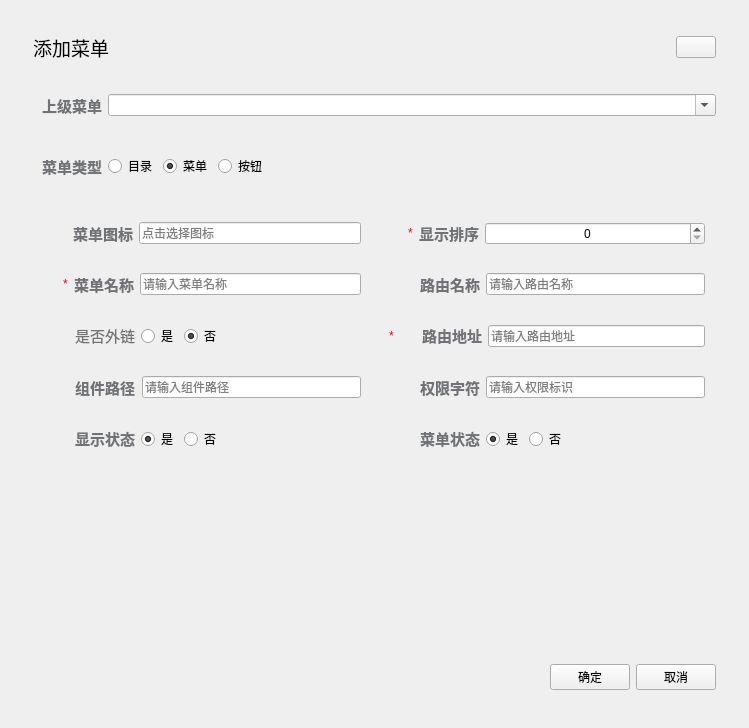
<?xml version="1.0" encoding="UTF-8"?>
<ui version="4.0">
 <class>MenuEditDlgClass</class>
 <widget class="QWidget" name="MenuEditDlgClass">
  <property name="geometry">
   <rect>
    <x>0</x>
    <y>0</y>
    <width>749</width>
    <height>728</height>
   </rect>
  </property>
  <property name="minimumSize">
   <size>
    <width>749</width>
    <height>0</height>
   </size>
  </property>
  <property name="maximumSize">
   <size>
    <width>749</width>
    <height>16777215</height>
   </size>
  </property>
  <property name="windowTitle">
   <string>MenuAddDlg</string>
  </property>
  <property name="styleSheet">
   <string notr="true"/>
  </property>
  <layout class="QVBoxLayout" name="verticalLayout">
   <item>
    <widget class="QWidget" name="container" native="true">
     <layout class="QVBoxLayout" name="verticalLayout_2">
      <item>
       <widget class="QWidget" name="widget" native="true">
        <property name="minimumSize">
         <size>
          <width>0</width>
          <height>50</height>
         </size>
        </property>
        <property name="maximumSize">
         <size>
          <width>16777215</width>
          <height>50</height>
         </size>
        </property>
        <layout class="QHBoxLayout" name="horizontalLayout">
         <item>
          <widget class="QLabel" name="label">
           <property name="text">
            <string>&lt;html&gt;&lt;head/&gt;&lt;body&gt;&lt;p&gt;&lt;span style=&quot; font-size:14pt;&quot;&gt;添加菜单&lt;/span&gt;&lt;/p&gt;&lt;/body&gt;&lt;/html&gt;</string>
           </property>
          </widget>
         </item>
         <item>
          <spacer name="horizontalSpacer">
           <property name="orientation">
            <enum>Qt::Orientation::Horizontal</enum>
           </property>
           <property name="sizeHint" stdset="0">
            <size>
             <width>529</width>
             <height>20</height>
            </size>
           </property>
          </spacer>
         </item>
         <item>
          <widget class="QPushButton" name="closeBtn">
           <property name="text">
            <string/>
           </property>
          </widget>
         </item>
        </layout>
       </widget>
      </item>
      <item>
       <widget class="QWidget" name="widget_2" native="true">
        <property name="minimumSize">
         <size>
          <width>0</width>
          <height>55</height>
         </size>
        </property>
        <property name="maximumSize">
         <size>
          <width>16777215</width>
          <height>55</height>
         </size>
        </property>
        <layout class="QHBoxLayout" name="horizontalLayout_2">
         <property name="leftMargin">
          <number>20</number>
         </property>
         <item>
          <widget class="QLabel" name="label_2">
           <property name="text">
            <string>&lt;html&gt;&lt;head/&gt;&lt;body&gt;&lt;p&gt;&lt;span style=&quot; font-size:11pt; font-weight:700; color:#707276;&quot;&gt;上级菜单&lt;/span&gt;&lt;/p&gt;&lt;/body&gt;&lt;/html&gt;</string>
           </property>
          </widget>
         </item>
         <item>
          <widget class="TreeComboBox" name="parentMenuCbx">
           <property name="sizePolicy">
            <sizepolicy hsizetype="Expanding" vsizetype="Fixed">
             <horstretch>0</horstretch>
             <verstretch>0</verstretch>
            </sizepolicy>
           </property>
           <property name="editable">
            <bool>true</bool>
           </property>
          </widget>
         </item>
        </layout>
       </widget>
      </item>
      <item>
       <widget class="QWidget" name="widget_3" native="true">
        <property name="minimumSize">
         <size>
          <width>0</width>
          <height>55</height>
         </size>
        </property>
        <property name="maximumSize">
         <size>
          <width>16777215</width>
          <height>55</height>
         </size>
        </property>
        <layout class="QHBoxLayout" name="horizontalLayout_3">
         <property name="leftMargin">
          <number>20</number>
         </property>
         <item>
          <widget class="QLabel" name="label_3">
           <property name="text">
            <string>&lt;html&gt;&lt;head/&gt;&lt;body&gt;&lt;p&gt;&lt;span style=&quot; font-size:11pt; font-weight:700; color:#707276;&quot;&gt;菜单类型&lt;/span&gt;&lt;/p&gt;&lt;/body&gt;&lt;/html&gt;</string>
           </property>
          </widget>
         </item>
         <item>
          <widget class="QRadioButton" name="dTypeRBtn">
           <property name="text">
            <string>目录</string>
           </property>
          </widget>
         </item>
         <item>
          <widget class="QRadioButton" name="mTypeRBtn">
           <property name="text">
            <string>菜单</string>
           </property>
           <property name="checked">
            <bool>true</bool>
           </property>
          </widget>
         </item>
         <item>
          <widget class="QRadioButton" name="bTypeRBtn">
           <property name="text">
            <string>按钮</string>
           </property>
          </widget>
         </item>
         <item>
          <spacer name="horizontalSpacer_2">
           <property name="orientation">
            <enum>Qt::Orientation::Horizontal</enum>
           </property>
           <property name="sizeHint" stdset="0">
            <size>
             <width>468</width>
             <height>20</height>
            </size>
           </property>
          </spacer>
         </item>
        </layout>
       </widget>
      </item>
      <item>
       <widget class="QWidget" name="centeral" native="true">
        <layout class="QGridLayout" name="gridLayout">
         <item row="0" column="0">
          <widget class="QWidget" name="menuIconWdgt" native="true">
           <layout class="QHBoxLayout" name="horizontalLayout_5">
            <property name="leftMargin">
             <number>40</number>
            </property>
            <item>
             <widget class="QLabel" name="label_4">
              <property name="text">
               <string>&lt;html&gt;&lt;head/&gt;&lt;body&gt;&lt;p&gt;&lt;span style=&quot; font-size:11pt; font-weight:700; color:#707276;&quot;&gt;菜单图标&lt;/span&gt;&lt;/p&gt;&lt;/body&gt;&lt;/html&gt;</string>
              </property>
             </widget>
            </item>
            <item>
             <widget class="DropDown" name="menuIconEdit">
              <property name="readOnly">
               <bool>true</bool>
              </property>
              <property name="placeholderText">
               <string>点击选择图标</string>
              </property>
             </widget>
            </item>
           </layout>
          </widget>
         </item>
         <item row="0" column="1">
          <widget class="QWidget" name="orderNumWdgt" native="true">
           <layout class="QHBoxLayout" name="horizontalLayout_6">
            <property name="leftMargin">
             <number>30</number>
            </property>
            <item>
             <widget class="QLabel" name="label_22">
              <property name="text">
               <string>&lt;html&gt;&lt;head/&gt;&lt;body&gt;&lt;p&gt;&lt;span style=&quot; color:#ff0000;&quot;&gt;*&lt;/span&gt;&lt;/p&gt;&lt;/body&gt;&lt;/html&gt;</string>
              </property>
             </widget>
            </item>
            <item>
             <widget class="QLabel" name="label_5">
              <property name="text">
               <string>&lt;html&gt;&lt;head/&gt;&lt;body&gt;&lt;p&gt;&lt;span style=&quot; font-size:11pt; font-weight:700; color:#707276;&quot;&gt;显示排序&lt;/span&gt;&lt;/p&gt;&lt;/body&gt;&lt;/html&gt;</string>
              </property>
             </widget>
            </item>
            <item>
             <widget class="QSpinBox" name="orderNumBox">
              <property name="sizePolicy">
               <sizepolicy hsizetype="Expanding" vsizetype="Fixed">
                <horstretch>0</horstretch>
                <verstretch>0</verstretch>
               </sizepolicy>
              </property>
              <property name="alignment">
               <set>Qt::AlignmentFlag::AlignCenter</set>
              </property>
             </widget>
            </item>
           </layout>
          </widget>
         </item>
         <item row="1" column="0">
          <widget class="QWidget" name="menuNameWdgt" native="true">
           <layout class="QHBoxLayout" name="horizontalLayout_7">
            <property name="leftMargin">
             <number>30</number>
            </property>
            <item>
             <widget class="QLabel" name="label_23">
              <property name="text">
               <string>&lt;html&gt;&lt;head/&gt;&lt;body&gt;&lt;p&gt;&lt;span style=&quot; color:#ff0000;&quot;&gt;*&lt;/span&gt;&lt;/p&gt;&lt;/body&gt;&lt;/html&gt;</string>
              </property>
             </widget>
            </item>
            <item>
             <widget class="QLabel" name="label_6">
              <property name="text">
               <string>&lt;html&gt;&lt;head/&gt;&lt;body&gt;&lt;p&gt;&lt;span style=&quot; font-size:11pt; font-weight:700; color:#707276;&quot;&gt;菜单名称&lt;/span&gt;&lt;/p&gt;&lt;/body&gt;&lt;/html&gt;</string>
              </property>
             </widget>
            </item>
            <item>
             <widget class="QLineEdit" name="menuNameEdit">
              <property name="placeholderText">
               <string>请输入菜单名称</string>
              </property>
             </widget>
            </item>
           </layout>
          </widget>
         </item>
         <item row="1" column="1">
          <widget class="QWidget" name="routerNameWdgt" native="true">
           <layout class="QHBoxLayout" name="horizontalLayout_8">
            <property name="leftMargin">
             <number>20</number>
            </property>
            <item>
             <widget class="QLabel" name="label_15">
              <property name="minimumSize">
               <size>
                <width>16</width>
                <height>16</height>
               </size>
              </property>
              <property name="maximumSize">
               <size>
                <width>16</width>
                <height>16</height>
               </size>
              </property>
              <property name="toolTip">
               <string>默认不填则和路由地址相同：如地址为：`user`，则名称为`User`（注意：为避免名字的冲突，特殊情况下请自定义，保证唯一性）</string>
              </property>
              <property name="text">
               <string/>
              </property>
              <property name="pixmap">
               <pixmap resource="../../Resource.qrc">:/Resource/icons/question.svg</pixmap>
              </property>
              <property name="scaledContents">
               <bool>true</bool>
              </property>
             </widget>
            </item>
            <item>
             <widget class="QLabel" name="label_7">
              <property name="text">
               <string>&lt;html&gt;&lt;head/&gt;&lt;body&gt;&lt;p&gt;&lt;span style=&quot; font-size:11pt; font-weight:700; color:#707276;&quot;&gt;路由名称&lt;/span&gt;&lt;/p&gt;&lt;/body&gt;&lt;/html&gt;</string>
              </property>
             </widget>
            </item>
            <item>
             <widget class="QLineEdit" name="routerNameEdit">
              <property name="placeholderText">
               <string>请输入路由名称</string>
              </property>
             </widget>
            </item>
           </layout>
          </widget>
         </item>
         <item row="2" column="0">
          <widget class="QWidget" name="isFrameWdgt" native="true">
           <layout class="QHBoxLayout" name="horizontalLayout_9">
            <property name="leftMargin">
             <number>20</number>
            </property>
            <item>
             <widget class="QLabel" name="label_14">
              <property name="minimumSize">
               <size>
                <width>16</width>
                <height>16</height>
               </size>
              </property>
              <property name="maximumSize">
               <size>
                <width>16</width>
                <height>16</height>
               </size>
              </property>
              <property name="toolTip">
               <string>选择是外链则路由地址需要以http(s)://开头</string>
              </property>
              <property name="text">
               <string/>
              </property>
              <property name="pixmap">
               <pixmap resource="../../Resource.qrc">:/Resource/icons/question.svg</pixmap>
              </property>
              <property name="scaledContents">
               <bool>true</bool>
              </property>
             </widget>
            </item>
            <item>
             <widget class="QLabel" name="label_8">
              <property name="text">
               <string>&lt;html&gt;&lt;head/&gt;&lt;body&gt;&lt;p&gt;&lt;span style=&quot; font-size:11pt; color:#707276;&quot;&gt;是否外链&lt;/span&gt;&lt;/p&gt;&lt;/body&gt;&lt;/html&gt;</string>
              </property>
             </widget>
            </item>
            <item>
             <widget class="QRadioButton" name="isFrameRBtn_1">
              <property name="text">
               <string>是</string>
              </property>
             </widget>
            </item>
            <item>
             <widget class="QRadioButton" name="isFrameRBtn_0">
              <property name="text">
               <string>否</string>
              </property>
              <property name="checked">
               <bool>true</bool>
              </property>
             </widget>
            </item>
            <item>
             <spacer name="horizontalSpacer_4">
              <property name="orientation">
               <enum>Qt::Orientation::Horizontal</enum>
              </property>
              <property name="sizeHint" stdset="0">
               <size>
                <width>40</width>
                <height>20</height>
               </size>
              </property>
             </spacer>
            </item>
           </layout>
          </widget>
         </item>
         <item row="2" column="1">
          <widget class="QWidget" name="routerUrlWdgt" native="true">
           <layout class="QHBoxLayout" name="horizontalLayout_10">
            <item>
             <widget class="QLabel" name="label_21">
              <property name="text">
               <string>&lt;html&gt;&lt;head/&gt;&lt;body&gt;&lt;p&gt;&lt;span style=&quot; color:#ff0000;&quot;&gt;*&lt;/span&gt;&lt;/p&gt;&lt;/body&gt;&lt;/html&gt;</string>
              </property>
             </widget>
            </item>
            <item>
             <widget class="QLabel" name="label_20">
              <property name="minimumSize">
               <size>
                <width>16</width>
                <height>16</height>
               </size>
              </property>
              <property name="maximumSize">
               <size>
                <width>16</width>
                <height>16</height>
               </size>
              </property>
              <property name="toolTip">
               <string>访问的路由地址，如：`user`，如外网地址需内链访问则以`http(s)://`开头</string>
              </property>
              <property name="text">
               <string/>
              </property>
              <property name="pixmap">
               <pixmap resource="../../Resource.qrc">:/Resource/icons/question.svg</pixmap>
              </property>
              <property name="scaledContents">
               <bool>true</bool>
              </property>
             </widget>
            </item>
            <item>
             <widget class="QLabel" name="label_9">
              <property name="text">
               <string>&lt;html&gt;&lt;head/&gt;&lt;body&gt;&lt;p&gt;&lt;span style=&quot; font-size:11pt; font-weight:700; color:#707276;&quot;&gt;路由地址&lt;/span&gt;&lt;/p&gt;&lt;/body&gt;&lt;/html&gt;</string>
              </property>
             </widget>
            </item>
            <item>
             <widget class="QLineEdit" name="routerUrlEdit">
              <property name="placeholderText">
               <string>请输入路由地址</string>
              </property>
             </widget>
            </item>
           </layout>
          </widget>
         </item>
         <item row="3" column="0">
          <widget class="QWidget" name="componentWdgt" native="true">
           <layout class="QHBoxLayout" name="horizontalLayout_11">
            <property name="leftMargin">
             <number>20</number>
            </property>
            <item>
             <widget class="QLabel" name="label_16">
              <property name="minimumSize">
               <size>
                <width>16</width>
                <height>16</height>
               </size>
              </property>
              <property name="maximumSize">
               <size>
                <width>16</width>
                <height>16</height>
               </size>
              </property>
              <property name="toolTip">
               <string>访问的组件路径，如：`system/user/index`，默认在`views`目录下</string>
              </property>
              <property name="text">
               <string/>
              </property>
              <property name="pixmap">
               <pixmap resource="../../Resource.qrc">:/Resource/icons/question.svg</pixmap>
              </property>
              <property name="scaledContents">
               <bool>true</bool>
              </property>
             </widget>
            </item>
            <item>
             <widget class="QLabel" name="label_10">
              <property name="text">
               <string>&lt;html&gt;&lt;head/&gt;&lt;body&gt;&lt;p&gt;&lt;span style=&quot; font-size:11pt; font-weight:700; color:#707276;&quot;&gt;组件路径&lt;/span&gt;&lt;/p&gt;&lt;/body&gt;&lt;/html&gt;</string>
              </property>
             </widget>
            </item>
            <item>
             <widget class="QLineEdit" name="componentEdit">
              <property name="placeholderText">
               <string>请输入组件路径</string>
              </property>
             </widget>
            </item>
           </layout>
          </widget>
         </item>
         <item row="3" column="1">
          <widget class="QWidget" name="permsWdgt" native="true">
           <layout class="QHBoxLayout" name="horizontalLayout_12">
            <property name="leftMargin">
             <number>20</number>
            </property>
            <item>
             <widget class="QLabel" name="label_19">
              <property name="minimumSize">
               <size>
                <width>16</width>
                <height>16</height>
               </size>
              </property>
              <property name="maximumSize">
               <size>
                <width>16</width>
                <height>16</height>
               </size>
              </property>
              <property name="toolTip">
               <string>控制器中定义的权限字符，如：@PreAuthorize(`@ss.hasPermi('system:user:list')`)</string>
              </property>
              <property name="text">
               <string/>
              </property>
              <property name="pixmap">
               <pixmap resource="../../Resource.qrc">:/Resource/icons/question.svg</pixmap>
              </property>
              <property name="scaledContents">
               <bool>true</bool>
              </property>
             </widget>
            </item>
            <item>
             <widget class="QLabel" name="label_11">
              <property name="text">
               <string>&lt;html&gt;&lt;head/&gt;&lt;body&gt;&lt;p&gt;&lt;span style=&quot; font-size:11pt; font-weight:700; color:#707276;&quot;&gt;权限字符&lt;/span&gt;&lt;/p&gt;&lt;/body&gt;&lt;/html&gt;</string>
              </property>
             </widget>
            </item>
            <item>
             <widget class="QLineEdit" name="permsEdit">
              <property name="placeholderText">
               <string>请输入权限标识</string>
              </property>
             </widget>
            </item>
           </layout>
          </widget>
         </item>
         <item row="4" column="0">
          <widget class="QWidget" name="visibleWdgt" native="true">
           <layout class="QHBoxLayout" name="horizontalLayout_13">
            <property name="leftMargin">
             <number>20</number>
            </property>
            <item>
             <widget class="QLabel" name="label_17">
              <property name="minimumSize">
               <size>
                <width>16</width>
                <height>16</height>
               </size>
              </property>
              <property name="maximumSize">
               <size>
                <width>16</width>
                <height>16</height>
               </size>
              </property>
              <property name="toolTip">
               <string>选择隐藏则路由将不会出现在侧边栏，但仍然可以访问</string>
              </property>
              <property name="text">
               <string/>
              </property>
              <property name="pixmap">
               <pixmap resource="../../Resource.qrc">:/Resource/icons/question.svg</pixmap>
              </property>
              <property name="scaledContents">
               <bool>true</bool>
              </property>
             </widget>
            </item>
            <item>
             <widget class="QLabel" name="label_12">
              <property name="text">
               <string>&lt;html&gt;&lt;head/&gt;&lt;body&gt;&lt;p&gt;&lt;span style=&quot; font-size:11pt; font-weight:700; color:#707276;&quot;&gt;显示状态&lt;/span&gt;&lt;/p&gt;&lt;/body&gt;&lt;/html&gt;</string>
              </property>
             </widget>
            </item>
            <item>
             <widget class="QRadioButton" name="visibleRBtn_1">
              <property name="text">
               <string>是</string>
              </property>
              <property name="checked">
               <bool>true</bool>
              </property>
             </widget>
            </item>
            <item>
             <widget class="QRadioButton" name="visibleRBtn_0">
              <property name="text">
               <string>否</string>
              </property>
             </widget>
            </item>
            <item>
             <spacer name="horizontalSpacer_5">
              <property name="orientation">
               <enum>Qt::Orientation::Horizontal</enum>
              </property>
              <property name="sizeHint" stdset="0">
               <size>
                <width>40</width>
                <height>20</height>
               </size>
              </property>
             </spacer>
            </item>
           </layout>
          </widget>
         </item>
         <item row="4" column="1">
          <widget class="QWidget" name="statusWdgt" native="true">
           <layout class="QHBoxLayout" name="horizontalLayout_14">
            <property name="leftMargin">
             <number>20</number>
            </property>
            <item>
             <widget class="QLabel" name="label_18">
              <property name="minimumSize">
               <size>
                <width>16</width>
                <height>16</height>
               </size>
              </property>
              <property name="maximumSize">
               <size>
                <width>16</width>
                <height>16</height>
               </size>
              </property>
              <property name="toolTip">
               <string>选择停用则路由将不会出现在侧边栏，也不能被访问</string>
              </property>
              <property name="text">
               <string/>
              </property>
              <property name="pixmap">
               <pixmap resource="../../Resource.qrc">:/Resource/icons/question.svg</pixmap>
              </property>
              <property name="scaledContents">
               <bool>true</bool>
              </property>
             </widget>
            </item>
            <item>
             <widget class="QLabel" name="label_13">
              <property name="text">
               <string>&lt;html&gt;&lt;head/&gt;&lt;body&gt;&lt;p&gt;&lt;span style=&quot; font-size:11pt; font-weight:700; color:#707276;&quot;&gt;菜单状态&lt;/span&gt;&lt;/p&gt;&lt;/body&gt;&lt;/html&gt;</string>
              </property>
             </widget>
            </item>
            <item>
             <widget class="QRadioButton" name="statusRBtn_1">
              <property name="text">
               <string>是</string>
              </property>
              <property name="checked">
               <bool>true</bool>
              </property>
             </widget>
            </item>
            <item>
             <widget class="QRadioButton" name="statusRBtn_0">
              <property name="text">
               <string>否</string>
              </property>
             </widget>
            </item>
            <item>
             <spacer name="horizontalSpacer_6">
              <property name="orientation">
               <enum>Qt::Orientation::Horizontal</enum>
              </property>
              <property name="sizeHint" stdset="0">
               <size>
                <width>40</width>
                <height>20</height>
               </size>
              </property>
             </spacer>
            </item>
           </layout>
          </widget>
         </item>
        </layout>
       </widget>
      </item>
      <item>
       <spacer name="verticalSpacer">
        <property name="orientation">
         <enum>Qt::Orientation::Vertical</enum>
        </property>
        <property name="sizeHint" stdset="0">
         <size>
          <width>20</width>
          <height>40</height>
         </size>
        </property>
       </spacer>
      </item>
      <item>
       <widget class="QWidget" name="widget_5" native="true">
        <property name="minimumSize">
         <size>
          <width>0</width>
          <height>58</height>
         </size>
        </property>
        <property name="maximumSize">
         <size>
          <width>16777215</width>
          <height>58</height>
         </size>
        </property>
        <layout class="QHBoxLayout" name="horizontalLayout_4">
         <item>
          <spacer name="horizontalSpacer_3">
           <property name="orientation">
            <enum>Qt::Orientation::Horizontal</enum>
           </property>
           <property name="sizeHint" stdset="0">
            <size>
             <width>530</width>
             <height>20</height>
            </size>
           </property>
          </spacer>
         </item>
         <item>
          <widget class="QPushButton" name="okBtn">
           <property name="text">
            <string>确定</string>
           </property>
          </widget>
         </item>
         <item>
          <widget class="QPushButton" name="cancelBtn">
           <property name="text">
            <string>取消</string>
           </property>
          </widget>
         </item>
        </layout>
       </widget>
      </item>
     </layout>
    </widget>
   </item>
  </layout>
 </widget>
 <layoutdefault spacing="6" margin="11"/>
 <customwidgets>
  <customwidget>
   <class>DropDown</class>
   <extends>QLineEdit</extends>
   <header>common/widgets/DropDown.h</header>
  </customwidget>
  <customwidget>
   <class>TreeComboBox</class>
   <extends>QComboBox</extends>
   <header>common/widgets/treecombobox.h</header>
  </customwidget>
 </customwidgets>
 <resources>
  <include location="../../Resource.qrc"/>
 </resources>
 <connections>
  <connection>
   <sender>closeBtn</sender>
   <signal>clicked(bool)</signal>
   <receiver>MenuEditDlgClass</receiver>
   <slot>close()</slot>
   <hints>
    <hint type="sourcelabel">
     <x>701</x>
     <y>42</y>
    </hint>
    <hint type="destinationlabel">
     <x>374</x>
     <y>363</y>
    </hint>
   </hints>
  </connection>
  <connection>
   <sender>cancelBtn</sender>
   <signal>clicked()</signal>
   <receiver>MenuEditDlgClass</receiver>
   <slot>close()</slot>
   <hints>
    <hint type="sourcelabel">
     <x>684</x>
     <y>680</y>
    </hint>
    <hint type="destinationlabel">
     <x>374</x>
     <y>363</y>
    </hint>
   </hints>
  </connection>
 </connections>
</ui>
